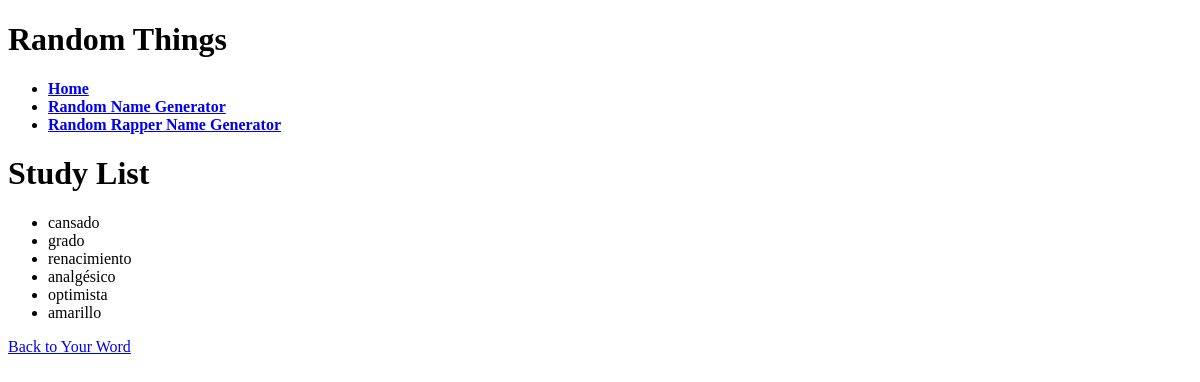
Page /study-list on the earlier database version.
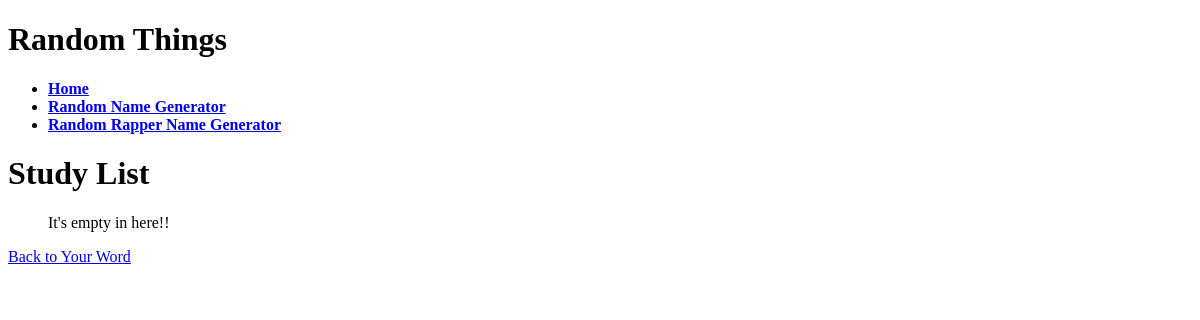
Same page on the later database version.
### main.py (models this page shows)
class StudyList(db.Model):
    id = db.Column(db.Integer, primary_key=True)
    spanish_word = db.Column(db.String(100), nullable=False, unique=True)
    english_word = db.Column(db.String(100), nullable=False, unique=True)
    spanish_sentence = db.Column(db.String(500), nullable=False, unique=True)
    english_sentence = db.Column(db.String(500), nullable=False, unique=True)
    audio = db.Column(db.String(200), nullable=False, unique=True)

### main.py (the view)
@app.route('/study-list')
def view_study_list():
    study_list = StudyList.query.all()
    print(study_list, "<<<<<<")
    return render_template('span_study_list.html', study_list=study_list)

### templates/span_study_list.html (shortened to what this page needs)
{% extends "template.html" %}
{% block content %}
<!DOCTYPE html>
<html lang="en">
<head>
</head>
<body>
    <h1>Study List</h1>
    <ul>
        {% if not study_list %}
            <p>It's empty in here!!</p>
        {% else %}
            {% for word in study_list %}
                <li>{{ word.spanish_word }}</li>
            {% endfor %}
        {% endif %}
    </ul>
    <a href="javascript:history.back()">Back to Your Word</a>
</body>
</html>
{% endblock %}

### templates/template.html (shortened to what this page needs)
<!DOCTYPE html>
<html lang="en" dir="ltr">
  <head>
    <link rel="stylesheet" href="{{ url_for('static',    filename='css/template.css') }}">
</head>
  <body>
    <header>
      <div class="container">
        <h1 class="logo">Random Things</h1>
        <strong><nav>
          <ul class="menu">
            <li><a href="{{ url_for('home') }}">Home</a></li>
            <li><a href="{{ url_for('about') }}">Random Name Generator</a></li>
            <li><a href="{{ url_for('spanish_page') }}">Random Rapper Name Generator</a></li>
          </ul>
        </nav></strong>
      </div>
    </header>
{% block content %}
{% endblock %}
 </body>
</html>

Differences in the rows shown:
removed StudyList: spanish_word "cansado"
removed StudyList: spanish_word "grado"
removed StudyList: spanish_word "renacimiento"
removed StudyList: spanish_word "analgésico"
removed StudyList: spanish_word "optimista"
removed StudyList: spanish_word "amarillo"
Other differences:
text now shown: "It's empty in here!!"
